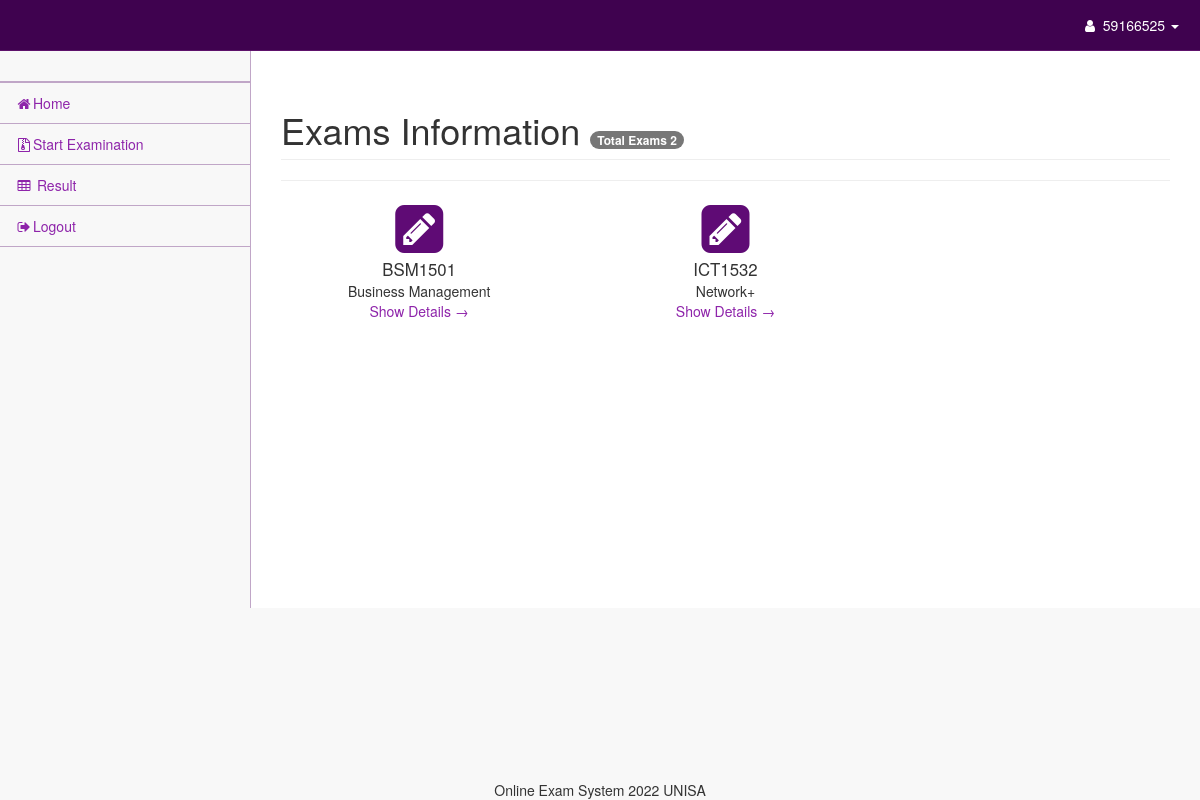
The page /exam.php?action=student-exams&module=BSM1501 (signed in) on the database its author committed.
### tables this page shows
CREATE TABLE `admission` (
  `id` int(6) NOT NULL,
  `ModCode` varchar(10) NOT NULL,
  `StudentNumber` varchar(10) NOT NULL
);

CREATE TABLE `moduleinfo` (
  `ModCode` varchar(7) NOT NULL,
  `Description` varchar(35) DEFAULT NULL
);

### models/database.php (called while the page is built)
<?php
class DBConnection {
    private $dsn = "mysql:host=localhost;dbname=";
    private $dbname = "oes";
    private $username = "root";
    private $password = "";
    private $db = null;
    private function connectDB() {
        try {
            $this->db = new PDO($this->dsn.$this->dbname, $this->username, $this->password);
        }
        catch (PDOException $ex) {
            $msg = $ex->getMessage();
            include('views/404.php');
            exit();
        }
        return $this->db;
    }
    public function connect() {
        return $this->connectDB();
    }
}
?>

### models/examsModel.php (called while the page is built, shortened)
<?php
class Exams extends DBConnection {
    private $db = null;
    public function __construct() {
        $this->db = parent::connect();
    }
    public function getStudentComingExams($studentNumber) {
        $row = $this->db->prepare("SELECT * FROM `admission`
                                    WHERE `StudentNumber` = ? AND `ModCode`
                                    IN (SELECT `exam_output`.`ModCode` FROM `exam_output`) ");
        $row->bindValue(1, $studentNumber);
        $row->execute();
        if($row->rowCount() > 0) {
            return $row->fetchAll(PDO::FETCH_OBJ);
        }
        else {
            return false;
        }
    }
    public function getExamInfo($moduleCode) {
        $row = $this->db->prepare("SELECT * FROM `exam_output` WHERE `ModCode` = ? ");
        $row->bindValue(1, $moduleCode);
        $row->execute();
        if($row->rowCount() > 0) {
            return $row->fetch(PDO::FETCH_OBJ);
        }
        else {
            return false;
        }
    }
}
?>

### models/modulesModel.php (called while the page is built, shortened)
<?php
class Modules extends DBConnection {
    private $db = null;
    public function __construct() {
        $this->db = parent::connect();
    }
    public function getModuleByCode($moduleCode) {
        $row = $this->db->prepare("SELECT * FROM `moduleinfo` WHERE ModCode = ? ");
        $row->bindValue(1, $moduleCode);
        $row->execute();
        if($row->rowCount() > 0) {
            return $row->fetch(PDO::FETCH_OBJ);
        }
        else {
            return 0;
        }
    }
}
?>

### views/exams.php (the view, shortened to what this page needs)
<?php
    if(isset($_SESSION['user_name'])) {
        $studentNumber = $_SESSION['user_name'];
        $rows = $exam->getStudentComingExams($studentNumber);
        $examsCount = ($rows != false) ? count($rows) : 0;
        $examsList = $exam->getStudentComingExams($studentNumber);
    }
?>
<br><br>
<div id="page-wrapper">
                <div class="container-fluid">
                    <div class="row">
                        <div class="col-lg-12">
            <div class="card mt-2">
                <div class="card-body">
                    <h1 class="page-header">Exams Information <span class="float-right badge badge-info">Total Exams <?php echo $examsCount; ?></span></h1>
                    <hr>
                    <div class="row">
                    <?php
                    if(!isset($_REQUEST['viewexam'])) {
                        if($examsList != false) {
                            foreach($examsList as $row) :
                                $rec = $module->getModuleByCode($row->ModCode);
                    ?>
                            <div class="col-md-4 mb-4">
                                <div class="card bg-light">
                                    <div class="card-body text-center">
                                        <div class="text-info mb-3"><i class="fa fa-pencil-square fa-4x"></i></div>
                                        <div style="font-size: 1.2em;"><?php echo $row->ModCode; ?></div>
                                        <div class="mt-2"><?php echo $rec->Description; ?></div>
                                    </div>
                                    <div class="card-footer bg-light text-center">
                                        <a href="?action=student-exams&viewexam=<?php echo $row->ModCode; ?>">Show Details &rarr;</a>
                                    </div>
                                </div>
                            </div>
                    <?php
                            endforeach;
                        }
                        else {
                            echo "<div class='col-md-12 mb-4'><div class='alert alert-info text-center'>No available exams yet</div></div>";
                        }
                } ?>
                    </div>
                </div>
            </div>
        </div>
</div>

### css/startmin.css (style rules this page uses)
body { background-color: #f8f8f8; }
#page-wrapper { padding-top: 30px; min-height: 568px; background-color: #fff; }
@media (min-width:768px) { #page-wrapper { position: inherit; margin-left: 250px; padding: 30px 15px 0 15px; border-left: 1px solid #c0a6c7; } }

### rows shown on the page
admission: ModCode "BSM1501", moduleinfo.Description "Business Management"
admission: ModCode "ICT1532", moduleinfo.Description "Network+"

### other values the page prints
$_SESSION['user_name'] "59166525"
$examsCount "2"
